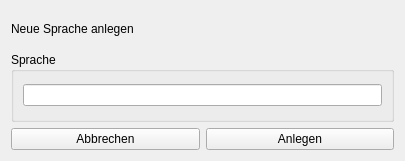
<?xml version="1.0" encoding="UTF-8"?>
<ui version="4.0">
 <class>Form</class>
 <widget class="QWidget" name="Form">
  <property name="geometry">
   <rect>
    <x>0</x>
    <y>0</y>
    <width>405</width>
    <height>161</height>
   </rect>
  </property>
  <property name="windowTitle">
   <string>Neue Sprache anlegen</string>
  </property>
  <layout class="QVBoxLayout" name="verticalLayout_2">
   <item>
    <layout class="QVBoxLayout" name="verticalLayout" stretch="1,2,2">
     <item>
      <widget class="QLabel" name="label">
       <property name="text">
        <string>Neue Sprache anlegen</string>
       </property>
      </widget>
     </item>
     <item>
      <widget class="QGroupBox" name="groupBox">
       <property name="title">
        <string>Sprache</string>
       </property>
       <layout class="QVBoxLayout" name="verticalLayout_3">
        <item>
         <widget class="QLineEdit" name="tfNeueSprache"/>
        </item>
       </layout>
      </widget>
     </item>
     <item>
      <layout class="QHBoxLayout" name="horizontalLayout">
       <item>
        <widget class="QPushButton" name="btnAbbrechen">
         <property name="text">
          <string>Abbrechen</string>
         </property>
        </widget>
       </item>
       <item>
        <widget class="QPushButton" name="btnAnlegen">
         <property name="text">
          <string>Anlegen</string>
         </property>
        </widget>
       </item>
      </layout>
     </item>
    </layout>
   </item>
  </layout>
 </widget>
 <resources/>
 <connections/>
</ui>
